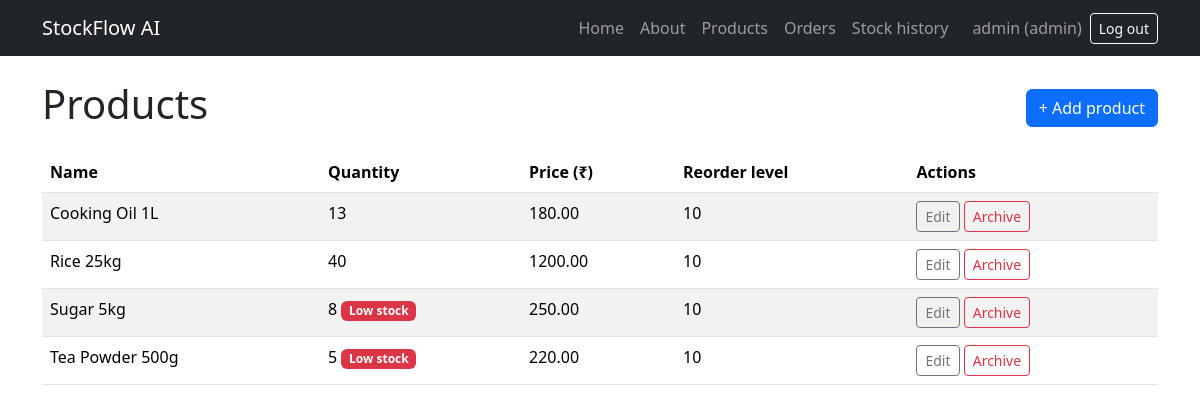
Screenshot of /products (signed in) with the database file from the repository.
### app/models.py (models this page shows, shortened)
class User(UserMixin, db.Model):
    __tablename__ = "users"
    id = db.Column(db.Integer, primary_key=True)
    username = db.Column(db.String(80), unique=True, nullable=False)
    password_hash = db.Column(db.String(255), nullable=False)
    role = db.Column(db.String(20), nullable=False, default="staff")
    @property
    def is_admin(self):
        return self.role == "admin"

class Product(db.Model):
    id = db.Column(db.Integer, primary_key=True)
    name = db.Column(db.String(120), unique=True, nullable=False)
    quantity = db.Column(db.Integer, nullable=False, default=0)
    price = db.Column(db.Float, nullable=False)
    reorder_level = db.Column(db.Integer, nullable=False, default=10)
    is_active = db.Column(db.Boolean, nullable=False, default=True)
    @property
    def is_low_stock(self):
        return self.quantity < self.reorder_level

### app/routes.py (the view)
    @app.route("/products")
    @login_required
    def products():
        query = (
            db.select(Product)
            .where(Product.is_active.is_(True))
            .order_by(Product.name)
        )
        product_list = db.session.execute(query).scalars().all()
        return render_template("products.html", products=product_list)

### app/auth.py (called while the page is built)
@login_manager.user_loader
def load_user(user_id):
    return db.session.get(User, int(user_id))

### app/templates/products.html (shortened to what this page needs)
{% extends "base.html" %}
{% block content %}
    <div class="d-flex justify-content-between align-items-center">
        <h1>Products</h1>
        {% if current_user.is_admin %}
            <a href="{{ url_for('new_product') }}" class="btn btn-primary">+ Add product</a>
        {% endif %}
    </div>
    <table class="table table-striped mt-3">
        <thead>
            <tr>
                <th>Name</th>
                <th>Quantity</th>
                <th>Price (₹)</th>
                <th>Reorder level</th>
                {% if current_user.is_admin %}<th>Actions</th>{% endif %}
            </tr>
        </thead>
        <tbody>
            {% for product in products %}
                <tr>
                    <td>{{ product.name }}</td>
                    <td>
                        {{ product.quantity }}
                        {% if product.is_low_stock %}
                            <span class="badge bg-danger">Low stock</span>
                        {% endif %}
                    </td>
                    <td>{{ "%.2f"|format(product.price) }}</td>
                    <td>{{ product.reorder_level }}</td>
                    {% if current_user.is_admin %}
                        <td>
                            <a href="{{ url_for('edit_product', product_id=product.id) }}"
                               class="btn btn-sm btn-outline-secondary">Edit</a>
                            <form method="post"
                                  action="{{ url_for('archive_product', product_id=product.id) }}"
                                  class="d-inline"
                                  onsubmit="return confirm('Archive this product?');">
                                <button type="submit" class="btn btn-sm btn-outline-danger">Archive</button>
                            </form>
                        </td>
                    {% endif %}
                </tr>
            {% else %}
                <tr><td colspan="5">No products yet.</td></tr>
            {% endfor %}
        </tbody>
    </table>
{% endblock %}

### app/templates/base.html (shortened to what this page needs)
<!DOCTYPE html>
<html lang="en">
<head>
    <link href="https://cdn.jsdelivr.net/npm/bootstrap@5.3.3/dist/css/bootstrap.min.css" rel="stylesheet">
</head>
<body>
    <nav class="navbar navbar-expand navbar-dark bg-dark">
        <div class="container">
            <a class="navbar-brand" href="{{ url_for('home') }}">StockFlow AI</a>
            <div class="navbar-nav align-items-center">
                <a class="nav-link" href="{{ url_for('home') }}">Home</a>
                <a class="nav-link" href="{{ url_for('about') }}">About</a>
                {% if current_user.is_authenticated %}
                    <a class="nav-link" href="{{ url_for('products') }}">Products</a>
                    <a class="nav-link" href="{{ url_for('orders') }}">Orders</a>
                    {% if current_user.is_admin %}
                        <a class="nav-link" href="{{ url_for('stock_history') }}">Stock history</a>
                    {% endif %}
                    <span class="navbar-text ms-3 me-2">
                        {{ current_user.username }} ({{ current_user.role }})
                    </span>
                    <form method="post" action="{{ url_for('logout') }}" class="d-inline">
                        <button type="submit" class="btn btn-sm btn-outline-light">Log out</button>
                    </form>
                {% else %}
                    <a class="nav-link" href="{{ url_for('login') }}">Log in</a>
                {% endif %}
            </div>
        </div>
    </nav>
    <main class="container mt-4">
        {% block content %}{% endblock %}
    </main>
</body>
</html>

### rows the page displays
User: username "admin", role "admin"
Product: name "Cooking Oil 1L", quantity "13", price "180.00", reorder_level "10"
Product: name "Rice 25kg", quantity "40", price "1200.00", reorder_level "10"
Product: name "Sugar 5kg", quantity "8", shows "Low stock", price "250.00", reorder_level "10"
Product: name "Tea Powder 500g", quantity "5", shows "Low stock", price "220.00", reorder_level "10"
